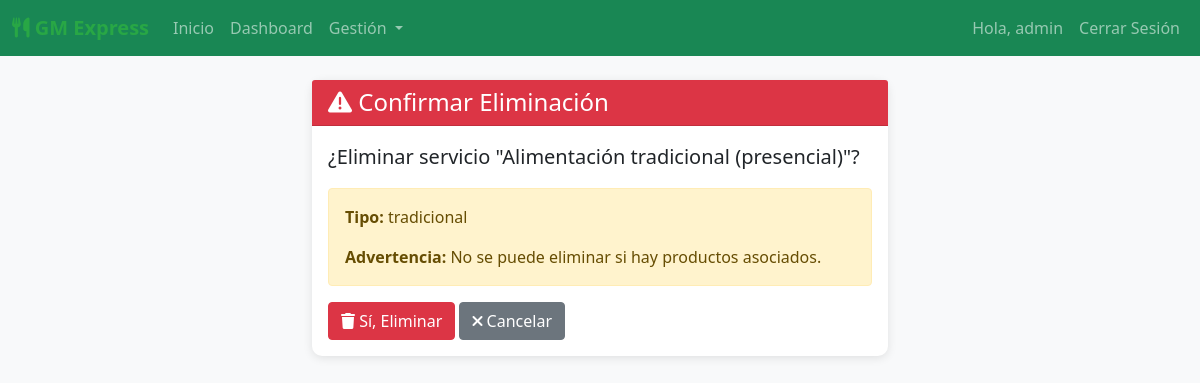
Screenshot of /servicios/2/eliminar/ (signed in) with the database file from the repository.
### catalogo/models.py (models this page shows, shortened)
class Servicio(models.Model):
    nombre = models.CharField(max_length=100, null=False)
    imagen = models.CharField(max_length=255, default='default.jpg')
    servicio_tipo = models.CharField(max_length=50, null=False)
    descripcion = models.CharField(max_length=200, null=True, blank=True)
    estado = models.CharField(max_length=1, default='1')
    class Meta:
        db_table = 'servicio'
        verbose_name = 'Servicio'
        verbose_name_plural = 'Servicios'

### catalogo/views.py (the view, shortened to what this page needs)
# urls.py: path('servicios/<int:pk>/eliminar/', catalogo_vista.servicio_eliminar, name='servicio_eliminar'),
@login_required
def servicio_eliminar(request, pk):
    servicio = get_object_or_404(Servicio, pk=pk)
    context = {'servicio': servicio}
    return render(request, 'templateCatalogo/servicio_eliminar.html', context)

### templates/templateCatalogo/servicio_eliminar.html (shortened to what this page needs)
{% extends 'base_crud.html' %}
{% block content %}
<div class="row justify-content-center">
    <div class="col-md-6">
        <div class="card">
            <div class="card-header bg-danger text-white">
                <h4 class="mb-0"><i class="fas fa-exclamation-triangle"></i> Confirmar Eliminación</h4>
            </div>
            <div class="card-body">
                <p class="lead">¿Eliminar servicio "{{ servicio.nombre }}"?</p>
                <div class="alert alert-warning">
                    <p><strong>Tipo:</strong> {{ servicio.servicio_tipo }}</p>
                    <p class="mb-0"><strong>Advertencia:</strong> No se puede eliminar si hay productos asociados.</p>
                </div>
                <form method="post">
                    <button type="submit" class="btn btn-danger"><i class="fas fa-trash"></i> Sí, Eliminar</button>
                    <a href="{% url 'servicio_lista' %}" class="btn btn-secondary"><i class="fas fa-times"></i> Cancelar</a>
                </form>
            </div>
        </div>
    </div>
</div>
{% endblock %}

### templates/base_crud.html (shortened to what this page needs)
<!DOCTYPE html>
<html lang="es">
<head>
    <link href="https://cdn.jsdelivr.net/npm/bootstrap@5.1.3/dist/css/bootstrap.min.css" rel="stylesheet">
    <link href="https://cdnjs.cloudflare.com/ajax/libs/font-awesome/6.0.0/css/all.min.css" rel="stylesheet">
</head>
<body>
    <nav class="navbar navbar-expand-lg navbar-dark bg-success">
        <div class="container-fluid">
            <a class="navbar-brand" href="{% url 'inicio' %}">
                <i class="fas fa-utensils"></i> GM Express
            </a>
            <div class="collapse navbar-collapse" id="navbarNav">
                <ul class="navbar-nav me-auto">
                    <li class="nav-item">
                        <a class="nav-link" href="{% url 'inicio' %}">Inicio</a>
                    </li>
                    {% if user.is_authenticated %}
                    <li class="nav-item">
                        <a class="nav-link" href="{% url 'dashboard' %}">Dashboard</a>
                    </li>
                    <li class="nav-item dropdown">
                        <a class="nav-link dropdown-toggle" href="#" id="navbarDropdown" role="button" data-bs-toggle="dropdown">
                            Gestión
                        </a>
                    </li>
                    {% endif %}
                </ul>
                <ul class="navbar-nav">
                    {% if user.is_authenticated %}
                    <li class="nav-item">
                        <span class="nav-link">Hola, {{ user.username }}</span>
                    </li>
                    <li class="nav-item">
                        <a class="nav-link" href="{% url 'logout' %}">Cerrar Sesión</a>
                    </li>
                    {% else %}
                    <li class="nav-item">
                        <a class="nav-link" href="{% url 'login' %}">Iniciar Sesión</a>
                    </li>
                    {% endif %}
                </ul>
            </div>
        </div>
    </nav>
    <div class="container-fluid mt-4">
        {% block content %}{% endblock %}
    </div>
</body>
</html>

### templates/base_crud.html (style rules this page uses)
body { background-color: #f8f9fa; }
.navbar-brand { font-weight: bold; color: #28a745 !important; }
.card { border: none; border-radius: 10px; box-shadow: 0 2px 10px rgba(0, 0, 0, 0.1); margin-bottom: 20px; }

### rows the page displays
Servicio: nombre "Alimentación tradicional (presencial)", servicio_tipo "tradicional"

### other values shown
{{ user.username }} "admin"
